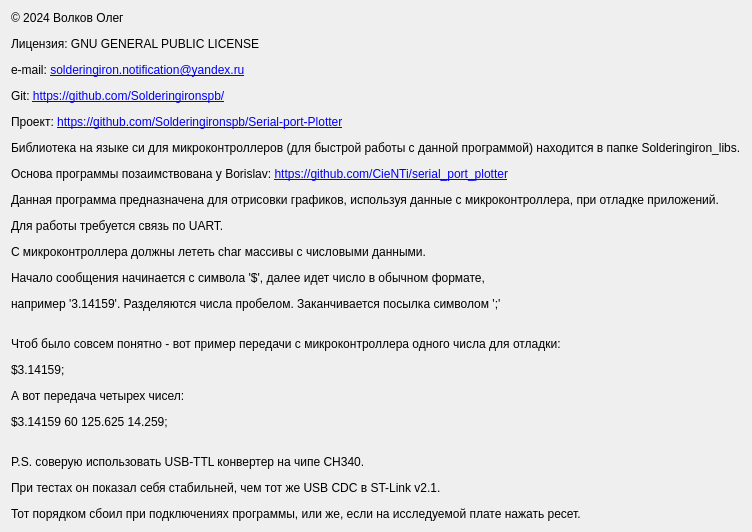
<?xml version="1.0" encoding="UTF-8"?>
<ui version="4.0">
 <class>About</class>
 <widget class="QWidget" name="About">
  <property name="geometry">
   <rect>
    <x>0</x>
    <y>0</y>
    <width>684</width>
    <height>507</height>
   </rect>
  </property>
  <property name="windowTitle">
   <string>Form</string>
  </property>
  <layout class="QGridLayout" name="gridLayout">
   <item row="0" column="0">
    <widget class="QLabel" name="label">
     <property name="text">
      <string>&lt;html&gt;&lt;head/&gt;&lt;body&gt;&lt;p&gt;© 2024 Волков Олег&lt;/p&gt;&lt;p align=&quot;justify&quot;&gt;Лицензия: GNU GENERAL PUBLIC LICENSE&lt;/p&gt;&lt;p align=&quot;justify&quot;&gt;e-mail: &lt;a href=&quot;mailto:solderingiron.notification@yandex.ru&quot;&gt;&lt;span style=&quot; text-decoration: underline; color:#0000ff;&quot;&gt;solderingiron.notification@yandex.ru&lt;/span&gt;&lt;/a&gt;&lt;/p&gt;&lt;p align=&quot;justify&quot;&gt;Git: &lt;a href=&quot;https://github.com/Solderingironspb/&quot;&gt;&lt;span style=&quot; text-decoration: underline; color:#0000ff;&quot;&gt;https://github.com/Solderingironspb/&lt;/span&gt;&lt;/a&gt;&lt;/p&gt;&lt;p align=&quot;justify&quot;&gt;Проект: &lt;a href=&quot;https://github.com/Solderingironspb/Serial-port-Plotter&quot;&gt;&lt;span style=&quot; text-decoration: underline; color:#0000ff;&quot;&gt;https://github.com/Solderingironspb/Serial-port-Plotter&lt;/span&gt;&lt;/a&gt;&lt;/p&gt;&lt;p align=&quot;justify&quot;&gt;Библиотека на языке си для микроконтроллеров (для быстрой работы с данной программой) находится в папке Solderingiron_libs.&lt;/p&gt;&lt;p align=&quot;justify&quot;&gt;Основа программы позаимствована у Borislav: &lt;a href=&quot;https://github.com/CieNTi/serial_port_plotter&quot;&gt;&lt;span style=&quot; text-decoration: underline; color:#0000ff;&quot;&gt;https://github.com/CieNTi/serial_port_plotter&lt;/span&gt;&lt;/a&gt;&lt;/p&gt;&lt;p align=&quot;justify&quot;&gt;Данная программа предназначена для отрисовки графиков, используя данные с микроконтроллера, при отладке приложений.&lt;/p&gt;&lt;p align=&quot;justify&quot;&gt;Для работы требуется связь по UART.&lt;/p&gt;&lt;p align=&quot;justify&quot;&gt;С микроконтроллера должны лететь char массивы с числовыми данными.&lt;/p&gt;&lt;p align=&quot;justify&quot;&gt;Начало сообщения начинается с символа '$', далее идет число в обычном формате, &lt;/p&gt;&lt;p align=&quot;justify&quot;&gt;например '3.14159'. Разделяются числа пробелом. Заканчивается посылка символом ';'&lt;br/&gt;&lt;/p&gt;&lt;p align=&quot;justify&quot;&gt;Чтоб было совсем понятно - вот пример передачи с микроконтроллера одного числа для отладки:&lt;/p&gt;&lt;p align=&quot;justify&quot;&gt;$3.14159;&lt;/p&gt;&lt;p align=&quot;justify&quot;&gt;А вот передача четырех чисел:&lt;/p&gt;&lt;p align=&quot;justify&quot;&gt;$3.14159 60 125.625 14.259;&lt;/p&gt;&lt;p align=&quot;justify&quot;&gt;&lt;br/&gt;P.S. соверую использовать USB-TTL конвертер на чипе CH340.&lt;/p&gt;&lt;p align=&quot;justify&quot;&gt;При тестах он показал себя стабильней, чем тот же USB CDC в ST-Link v2.1.&lt;/p&gt;&lt;p align=&quot;justify&quot;&gt;Тот порядком сбоил при подключениях программы, или же, если на исследуемой плате нажать ресет. &lt;/p&gt;&lt;/body&gt;&lt;/html&gt;</string>
     </property>
     <property name="openExternalLinks">
      <bool>true</bool>
     </property>
    </widget>
   </item>
  </layout>
 </widget>
 <resources/>
 <connections/>
</ui>
